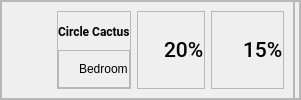
                 <widget class="QFrame" name="frame_8">
                  <property name="frameShape">
                   <enum>QFrame::StyledPanel</enum>
                  </property>
                  <property name="frameShadow">
                   <enum>QFrame::Raised</enum>
                  </property>
                  <layout class="QHBoxLayout" name="horizontalLayout_7">
                   <property name="spacing">
                    <number>0</number>
                   </property>
                   <property name="leftMargin">
                    <number>0</number>
                   </property>
                   <property name="topMargin">
                    <number>0</number>
                   </property>
                   <property name="rightMargin">
                    <number>0</number>
                   </property>
                   <property name="bottomMargin">
                    <number>0</number>
                   </property>
                   <item>
                    <widget class="QFrame" name="frame_10">
                     <property name="sizePolicy">
                      <sizepolicy hsizetype="Preferred" vsizetype="Preferred">
                       <horstretch>0</horstretch>
                       <verstretch>0</verstretch>
                      </sizepolicy>
                     </property>
                     <property name="frameShape">
                      <enum>QFrame::StyledPanel</enum>
                     </property>
                     <property name="frameShadow">
                      <enum>QFrame::Raised</enum>
                     </property>
                     <layout class="QHBoxLayout" name="horizontalLayout_18">
                      <item>
                       <widget class="QLabel" name="label_38">
                        <property name="minimumSize">
                         <size>
                          <width>40</width>
                          <height>40</height>
                         </size>
                        </property>
                        <property name="maximumSize">
                         <size>
                          <width>40</width>
                          <height>40</height>
                         </size>
                        </property>
                        <property name="text">
                         <string/>
                        </property>
                        <property name="pixmap">
                         <pixmap resource="../resources.qrc">:/images/assets/images/001-plant.png</pixmap>
                        </property>
                        <property name="scaledContents">
                         <bool>true</bool>
                        </property>
                       </widget>
                      </item>
                      <item>
                       <widget class="QFrame" name="frame_18">
                        <property name="frameShape">
                         <enum>QFrame::StyledPanel</enum>
                        </property>
                        <property name="frameShadow">
                         <enum>QFrame::Raised</enum>
                        </property>
                        <layout class="QVBoxLayout" name="verticalLayout_12">
                         <property name="spacing">
                          <number>0</number>
                         </property>
                         <property name="leftMargin">
                          <number>0</number>
                         </property>
                         <property name="topMargin">
                          <number>0</number>
                         </property>
                         <property name="rightMargin">
                          <number>0</number>
                         </property>
                         <property name="bottomMargin">
                          <number>0</number>
                         </property>
                         <item>
                          <widget class="QLabel" name="label_39">
                           <property name="font">
                            <font>
                             <family>Roboto</family>
                             <weight>75</weight>
                             <bold>true</bold>
                            </font>
                           </property>
                           <property name="text">
                            <string>Circle Cactus</string>
                           </property>
                          </widget>
                         </item>
                         <item>
                          <widget class="QFrame" name="frame_19">
                           <property name="frameShape">
                            <enum>QFrame::StyledPanel</enum>
                           </property>
                           <property name="frameShadow">
                            <enum>QFrame::Raised</enum>
                           </property>
                           <layout class="QHBoxLayout" name="horizontalLayout_23">
                            <property name="spacing">
                             <number>0</number>
                            </property>
                            <property name="leftMargin">
                             <number>0</number>
                            </property>
                            <property name="topMargin">
                             <number>0</number>
                            </property>
                            <property name="rightMargin">
                             <number>0</number>
                            </property>
                            <property name="bottomMargin">
                             <number>0</number>
                            </property>
                            <item>
                             <widget class="QLabel" name="label_52">
                              <property name="maximumSize">
                               <size>
                                <width>20</width>
                                <height>20</height>
                               </size>
                              </property>
                              <property name="text">
                               <string/>
                              </property>
                              <property name="pixmap">
                               <pixmap resource="../resources.qrc">:/images/assets/images/map_point.png</pixmap>
                              </property>
                              <property name="scaledContents">
                               <bool>true</bool>
                              </property>
                             </widget>
                            </item>
                            <item alignment="Qt::AlignLeft">
                             <widget class="QLabel" name="label_53">
                              <property name="text">
                               <string>Bedroom</string>
                              </property>
                              <property name="scaledContents">
                               <bool>true</bool>
                              </property>
                             </widget>
                            </item>
                           </layout>
                          </widget>
                         </item>
                        </layout>
                       </widget>
                      </item>
                      <item>
                       <widget class="QFrame" name="frame_29">
                        <property name="frameShape">
                         <enum>QFrame::StyledPanel</enum>
                        </property>
                        <property name="frameShadow">
                         <enum>QFrame::Raised</enum>
                        </property>
                        <layout class="QHBoxLayout" name="horizontalLayout_19">
                         <property name="spacing">
                          <number>6</number>
                         </property>
                         <property name="leftMargin">
                          <number>0</number>
                         </property>
                         <property name="topMargin">
                          <number>0</number>
                         </property>
                         <property name="rightMargin">
                          <number>0</number>
                         </property>
                         <property name="bottomMargin">
                          <number>0</number>
                         </property>
                         <item>
                          <widget class="QLabel" name="label_40">
                           <property name="sizePolicy">
                            <sizepolicy hsizetype="Preferred" vsizetype="Preferred">
                             <horstretch>0</horstretch>
                             <verstretch>0</verstretch>
                            </sizepolicy>
                           </property>
                           <property name="minimumSize">
                            <size>
                             <width>20</width>
                             <height>35</height>
                            </size>
                           </property>
                           <property name="maximumSize">
                            <size>
                             <width>20</width>
                             <height>35</height>
                            </size>
                           </property>
                           <property name="text">
                            <string/>
                           </property>
                           <property name="pixmap">
                            <pixmap resource="../resources.qrc">:/figma/assets/icons/figma/charging 2 (Traced).svg</pixmap>
                           </property>
                           <property name="scaledContents">
                            <bool>true</bool>
                           </property>
                          </widget>
                         </item>
                         <item>
                          <widget class="QLabel" name="label_31">
                           <property name="font">
                            <font>
                             <family>Roboto Medium</family>
                             <pointsize>16</pointsize>
                            </font>
                           </property>
                           <property name="text">
                            <string>20%</string>
                           </property>
                          </widget>
                         </item>
                        </layout>
                       </widget>
                      </item>
                      <item>
                       <widget class="QFrame" name="frame_30">
                        <property name="frameShape">
                         <enum>QFrame::StyledPanel</enum>
                        </property>
                        <property name="frameShadow">
                         <enum>QFrame::Raised</enum>
                        </property>
                        <layout class="QHBoxLayout" name="horizontalLayout_28">
                         <property name="spacing">
                          <number>6</number>
                         </property>
                         <property name="leftMargin">
                          <number>0</number>
                         </property>
                         <property name="topMargin">
                          <number>0</number>
                         </property>
                         <property name="rightMargin">
                          <number>0</number>
                         </property>
                         <property name="bottomMargin">
                          <number>0</number>
                         </property>
                         <item>
                          <widget class="QLabel" name="label_41">
                           <property name="minimumSize">
                            <size>
                             <width>25</width>
                             <height>32</height>
                            </size>
                           </property>
                           <property name="maximumSize">
                            <size>
                             <width>25</width>
                             <height>32</height>
                            </size>
                           </property>
                           <property name="text">
                            <string/>
                           </property>
                           <property name="pixmap">
                            <pixmap resource="../resources.qrc">:/figma/assets/icons/figma/drop 2 (Traced).svg</pixmap>
                           </property>
                           <property name="scaledContents">
                            <bool>true</bool>
                           </property>
                          </widget>
                         </item>
                         <item>
                          <widget class="QLabel" name="label_32">
                           <property name="font">
                            <font>
                             <family>Roboto Medium</family>
                             <pointsize>16</pointsize>
                            </font>
                           </property>
                           <property name="text">
                            <string>15%</string>
                           </property>
                          </widget>
                         </item>
                        </layout>
                       </widget>
                      </item>
                     </layout>
                    </widget>
                   </item>
                   <item>
                    <widget class="QFrame" name="frame_28">
                     <property name="minimumSize">
                      <size>
                       <width>6</width>
                       <height>0</height>
                      </size>
                     </property>
                     <property name="maximumSize">
                      <size>
                       <width>6</width>
                       <height>16777215</height>
                      </size>
                     </property>
                     <property name="frameShape">
                      <enum>QFrame::StyledPanel</enum>
                     </property>
                     <property name="frameShadow">
                      <enum>QFrame::Raised</enum>
                     </property>
                    </widget>
                   </item>
                  </layout>
                 </widget>
